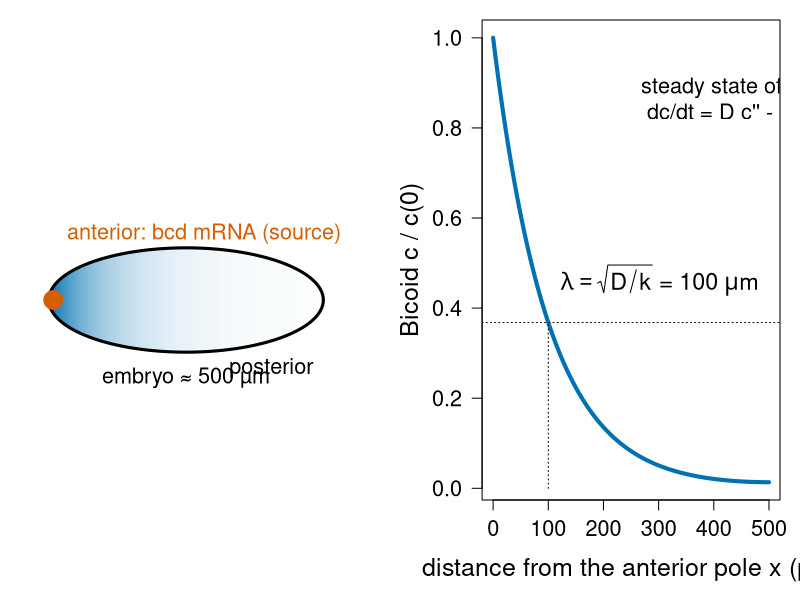
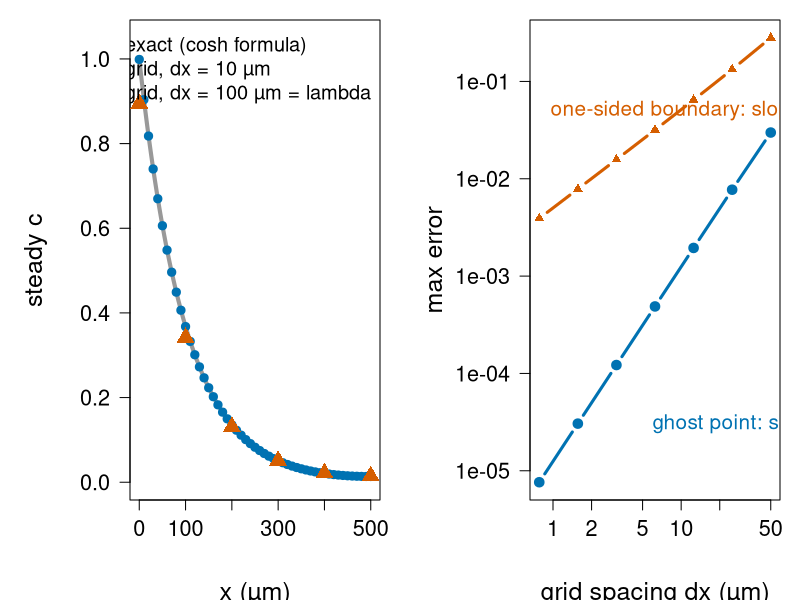
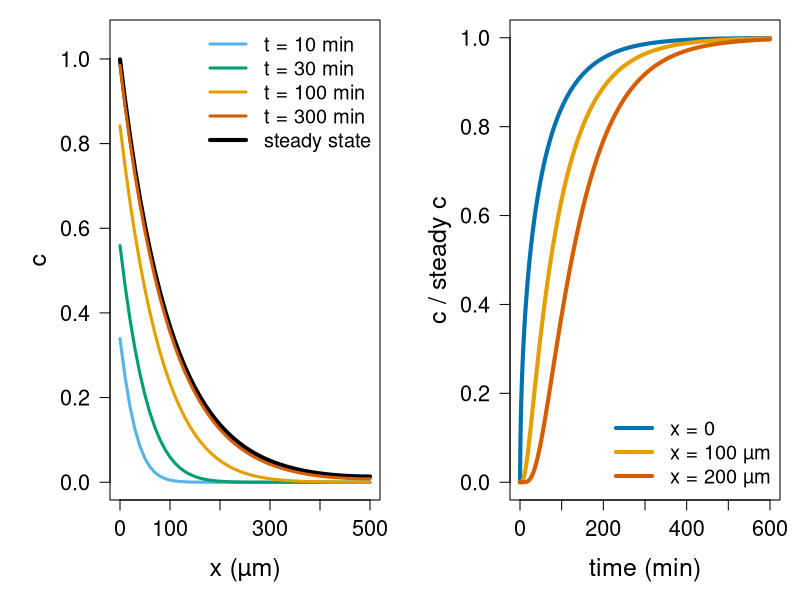
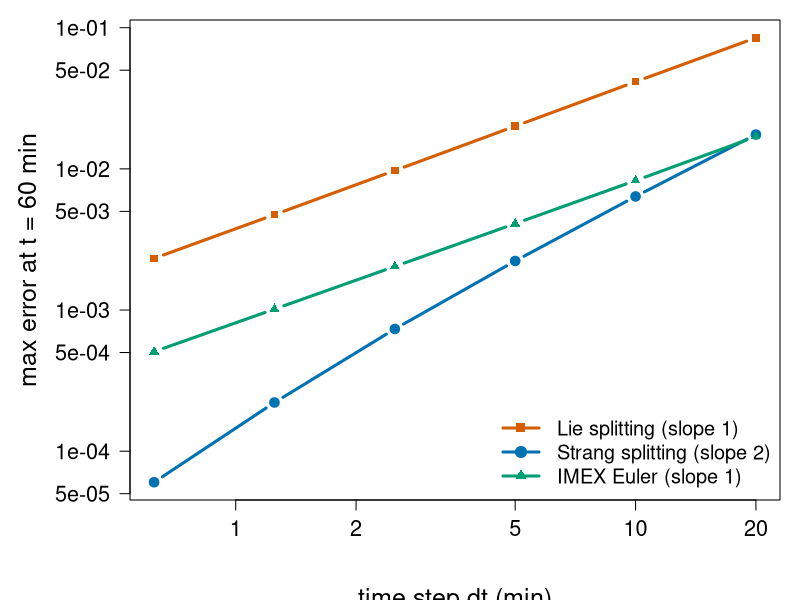
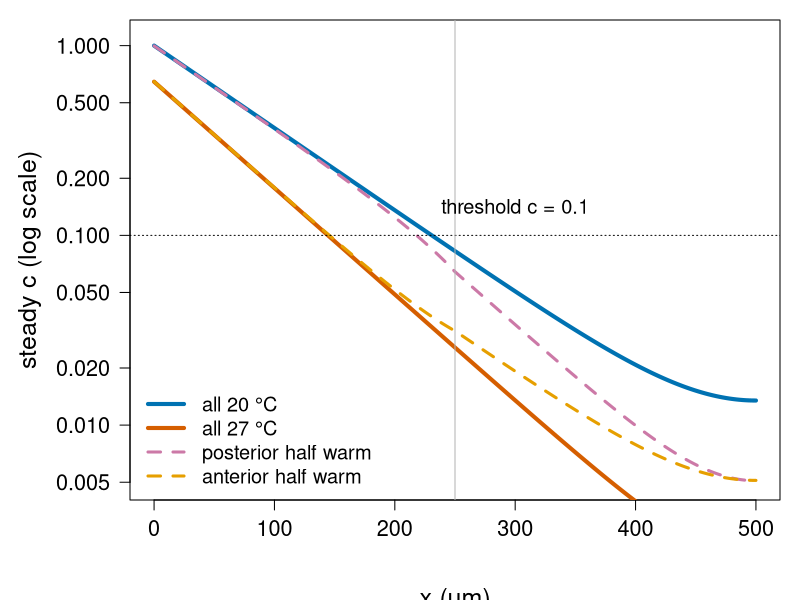
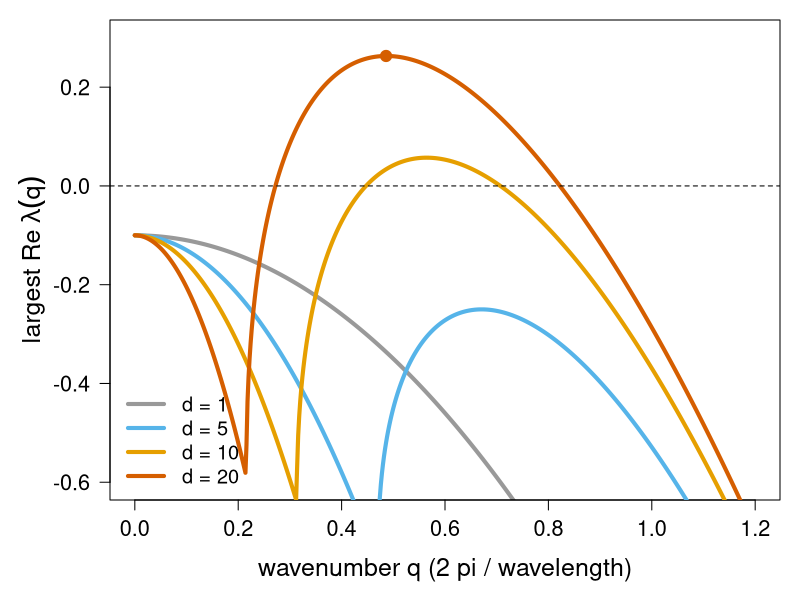
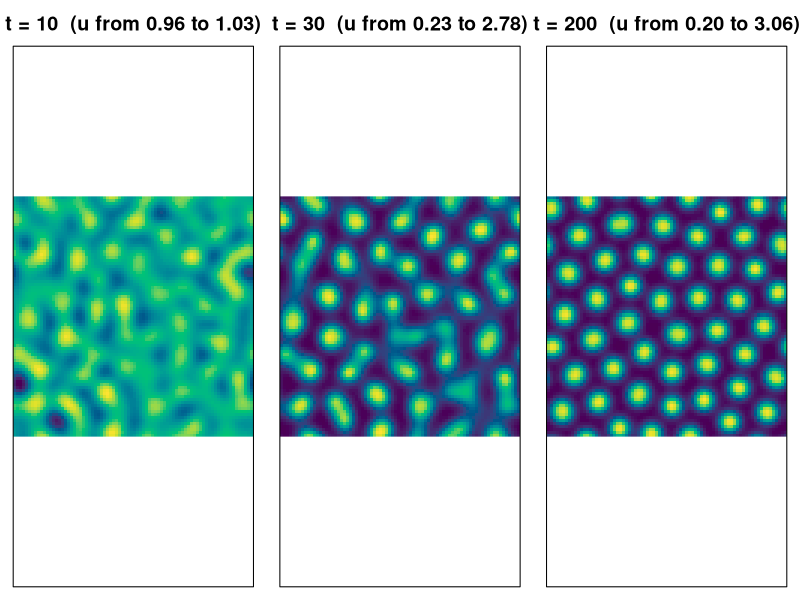
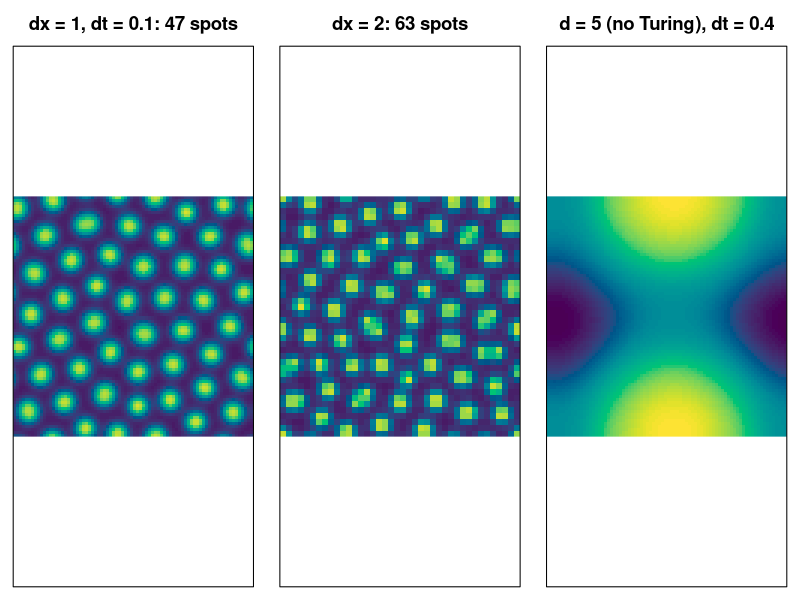

These figures' R source, in order:
# Figures for the reaction-diffusion/ unit ("Reaction-diffusion and pattern formation").
#
# Re-run by hand from this folder (it is NOT run by `quarto render`):
#   cd reaction-diffusion && Rscript make-reaction-diffusion-figs.R
#
# Base R graphics only (grDevices::svg) plus Matrix::expm for the exact
# sub-steps in fig04. Colours are Okabe-Ito (colour-blind safe). Takes about
# half a minute (the 2D runs). Makes:
#   fig01-bicoid.svg       embryo with an anterior source, and the exponential
#                          gradient with its decay length lambda
#   fig02-steady.svg       steady gradient on the grid vs the exact cosh formula,
#                          and error vs dx: ghost point (order 2) vs one-sided
#                          boundary (order 1)
#   fig03-formation.svg    the gradient forming (IMEX, dt = 1 min) and the
#                          time course at three positions
#   fig04-splitting.svg    error vs dt at t = 60 min: Lie, Strang, IMEX
#   fig05-tstep.svg        steady gradient with the temperature step (assumed
#                          rate changes) and where it crosses a threshold
#   fig06-dispersion.svg   largest growth rate vs wavenumber q (Schnakenberg)
#                          for several diffusion ratios d
#   fig07-turing.svg       the 2D pattern forming (u at t = 10, 30, 200)
#   fig08-artefacts.svg    converged pattern, coarse grid, and a "pattern"
#                          made by a too-large time step (d = 5: no Turing)
#
# All numbers are computed here with the same functions as on the slides.

oi <- c(orange = "#E69F00", sky = "#56B4E9", green = "#009E73",
        yellow = "#F0E442", blue = "#0072B2", red = "#D55E00",
        purple = "#CC79A7", grey = "#999999")

## ---- 1D synthesis-diffusion-degradation (units: µm, min) ----------------------

thomas <- function(a, b, c, d) {
  n <- length(d)
  for (i in 2:n) {
    w <- a[i] / b[i - 1]
    b[i] <- b[i] - w * c[i - 1]
    d[i] <- d[i] - w * d[i - 1]
  }
  x <- numeric(n)
  x[n] <- d[n] / b[n]
  for (i in (n - 1):1) x[i] <- (d[i] - c[i] * x[i + 1]) / b[i]
  x
}

D <- 100; k <- 0.01; L <- 500          # µm^2/min, 1/min, µm
lam <- sqrt(D / k); j <- D / lam        # lambda = 100 µm; c(0) close to 1
exact <- function(x) j * lam / D * cosh((L - x) / lam) / sinh(L / lam)

# nodes x_0..x_N, ghost points at both ends; returns the positive operator
# -D d2/dx2 as three diagonals and the boundary source vector
grid1d <- function(N) {
  dx <- L / N; r <- D / dx^2
  list(N = N, dx = dx, x = (0:N) * dx,
       lo = c(0, rep(-r, N - 1), -2 * r), di = rep(2 * r, N + 1),
       up = c(-2 * r, rep(-r, N - 1), 0), b = c(2 * j / dx, rep(0, N)))
}
steady <- function(N, kx = k, onesided = FALSE) {
  g <- grid1d(N); kx <- rep(kx, length.out = N + 1)
  di <- g$di + kx; up <- g$up; rhs <- g$b
  if (onesided) {                    # (c1 - c0)/dx = -j/D, first order
    di[1] <- 1; up[1] <- -1; rhs[1] <- j * g$dx / D
  }
  list(x = g$x, c = thomas(g$lo, di, up, rhs))
}
imex <- function(c, g, dt, nsteps, f) {
  for (n in seq_len(nsteps))
    c <- thomas(dt * g$lo, 1 + dt * g$di, dt * g$up, c + dt * (f(c) + g$b))
  c
}

## ---- fig01: Bicoid set-up --------------------------------------------------------

svg("fig01-bicoid.svg", width = 12, height = 5)
layout(matrix(1:2, 1), widths = c(1, 1.15))
par(mar = c(1, 1, 1, 1))
plot(NA, xlim = c(-30, 530), ylim = c(-150, 150), asp = 1, axes = FALSE, xlab = "", ylab = "")
th <- seq(0, 2 * pi, length.out = 300)
xs <- seq(0, 500, by = 2)
cols <- colorRampPalette(c("white", oi["blue"]))(101)
for (xx in xs) {
  hgt <- 95 * sqrt(pmax(0, 1 - ((xx - 250) / 250)^2))
  segments(xx, -hgt, xx, hgt, col = cols[1 + round(100 * exact(xx))], lwd = 2.2)
}
lines(250 + 250 * cos(th), 95 * sin(th), lwd = 3)
points(8, 0, pch = 19, cex = 2.5, col = oi["red"])
text(15, 120, "anterior: bcd mRNA (source)", pos = 4, cex = 1.3, col = oi["red"])
text(500, -125, "posterior", pos = 2, cex = 1.3)
text(250, -142, "embryo ≈ 500 µm", cex = 1.3)
par(mar = c(5, 5.5, 1, 1), cex.lab = 1.5, cex.axis = 1.3)
xx <- seq(0, 500, by = 2)
plot(xx, exact(xx), type = "l", lwd = 4, col = oi["blue"], las = 1,
     xlab = "distance from the anterior pole x (µm)", ylab = "Bicoid c / c(0)")
abline(h = exp(-1), lty = 3); segments(lam, 0, lam, exp(-1), lty = 3)
text(lam + 5, 0.45, expression(lambda == sqrt(D / k) ~ "=" ~ 100 ~ mu * m), pos = 4, cex = 1.4)
text(250, 0.85, "steady state of\n dc/dt = D c'' - k c", cex = 1.3, pos = 4)
dev.off()

## ---- fig02: steady state on the grid, and its order -------------------------------

s50 <- steady(50); s5 <- steady(5)
cat("steady N=50 max err", max(abs(s50$c - exact(s50$x))), "\n")
Ns <- c(10, 20, 40, 80, 160, 320, 640)
eg <- sapply(Ns, function(N) { s <- steady(N); max(abs(s$c - exact(s$x))) })
eo <- sapply(Ns, function(N) { s <- steady(N, onesided = TRUE); max(abs(s$c - exact(s$x))) })
print(rbind(dx = L / Ns, ghost = signif(eg, 3), onesided = signif(eo, 3)))
svg("fig02-steady.svg", width = 12, height = 5)
par(mfrow = c(1, 2), mar = c(5, 6.5, 1, 1), mgp = c(4.2, 1, 0), cex.lab = 1.5, cex.axis = 1.3)
plot(xx, exact(xx), type = "l", lwd = 4, col = "grey60", las = 1, ylim = c(0, 1.05),
     xlab = "x (µm)", ylab = "steady c")
points(s50$x, s50$c, pch = 19, col = oi["blue"], cex = 1.1)
points(s5$x, s5$c, pch = 17, col = oi["red"], cex = 1.8)
legend("topright", c("exact (cosh formula)", "grid, dx = 10 µm", "grid, dx = 100 µm = lambda"),
       lwd = c(4, NA, NA), pch = c(NA, 19, 17), col = c("grey60", oi["blue"], oi["red"]),
       cex = 1.2, bty = "n")
plot(L / Ns, eg, log = "xy", type = "b", pch = 19, lwd = 3, col = oi["blue"], las = 1,
     ylim = range(c(eg, eo)), xlab = "grid spacing dx (µm)", ylab = "max error")
lines(L / Ns, eo, type = "b", pch = 17, lwd = 3, col = oi["red"])
text(5, 3e-5, "ghost point: slope 2", pos = 4, cex = 1.25, col = oi["blue"])
text(0.8, 5e-2, "one-sided boundary: slope 1", pos = 4, cex = 1.25, col = oi["red"])
dev.off()

## ---- fig03: formation -------------------------------------------------------------

g <- grid1d(50)
fk <- function(c) -k * c
tt <- 0:600; ix <- c(1, 11, 21)
cs <- steady(50)$c
traj <- matrix(NA, length(tt), 3); c <- rep(0, 51); traj[1, ] <- 0
prof <- list()
for (s in 2:length(tt)) {
  c <- imex(c, g, 1, 1, fk); traj[s, ] <- c[ix] / cs[ix]
  if (tt[s] %in% c(10, 30, 100, 300)) prof[[as.character(tt[s])]] <- c
}
tau_num <- colSums(1 - traj) * 1                  # rectangle rule, dt = 1 min
cat("accumulation times (num, BE dt=1):", round(tau_num, 1), " formula:", (1 + c(0, 100, 200) / lam) / (2 * k), "\n")
svg("fig03-formation.svg", width = 12, height = 5)
par(mfrow = c(1, 2), mar = c(5, 5.5, 1, 1), cex.lab = 1.5, cex.axis = 1.3)
plot(g$x, cs, type = "l", lwd = 4, col = "black", las = 1, ylim = c(0, 1.05),
     xlab = "x (µm)", ylab = "c")
pc <- oi[c("sky", "green", "orange", "red")]
for (i in 1:4) lines(g$x, prof[[i]], lwd = 3, col = pc[i])
legend("topright", c(paste("t =", names(prof), "min"), "steady state"), lwd = c(3, 3, 3, 3, 4),
       col = c(pc, "black"), cex = 1.2, bty = "n")
plot(tt, traj[, 1], type = "l", lwd = 4, col = oi["blue"], ylim = c(0, 1), las = 1,
     xlab = "time (min)", ylab = "c / steady c")
lines(tt, traj[, 2], lwd = 4, col = oi["orange"]); lines(tt, traj[, 3], lwd = 4, col = oi["red"])
legend("bottomright", c("x = 0", "x = 100 µm", "x = 200 µm"), lwd = 4,
       col = oi[c("blue", "orange", "red")], cex = 1.2, bty = "n")
dev.off()

## ---- fig04: splitting error -----------------------------------------------------------
## A = diffusion matrix with ghost points (incl. the boundary flux, as an affine
## flow done exactly with expm of an augmented matrix); reaction -k(x) c done
## exactly. Reference: expm of the full linear system.

library(Matrix)
x <- g$x; m <- 51
A <- matrix(0, m, m); A[cbind(1:m, 1:m)] <- -g$di
A[cbind(2:m, 1:(m - 1))] <- -g$lo[-1]; A[cbind(1:(m - 1), 2:m)] <- -g$up[-m]
kx <- ifelse(x < L / 2, 0.01, 0.02)
M <- A - diag(kx); csx <- -solve(M, g$b)
tend <- 60
cref <- csx + as.vector(as.matrix(expm(Matrix(M * tend))) %*% (0 - csx))
Aug <- rbind(cbind(A, g$b), 0)
hs <- c(20, 10, 5, 2.5, 1.25, 0.625)
errs <- t(sapply(hs, function(h) {
  E <- as.matrix(expm(Matrix(Aug * h))); dif <- function(c) as.vector(E %*% c(c, 1))[1:m]
  c1 <- c2 <- c3 <- rep(0, m)
  for (s in seq_len(tend / h)) {
    c1 <- exp(-kx * h) * dif(c1)                         # Lie
    c2 <- exp(-kx * h / 2) * dif(exp(-kx * h / 2) * c2)  # Strang
    c3 <- imex(c3, g, h, 1, function(c) -kx * c)         # IMEX
  }
  c(max(abs(c1 - cref)), max(abs(c2 - cref)), max(abs(c3 - cref)))
}))
print(cbind(dt = hs, signif(errs, 3)))
svg("fig04-splitting.svg", width = 8, height = 5.5)
par(mar = c(5, 6.5, 1, 1), mgp = c(4.5, 1, 0), cex.lab = 1.5, cex.axis = 1.3)
matplot(hs, errs, log = "xy", type = "b", pch = c(15, 19, 17), lty = 1, lwd = 3,
        col = oi[c("red", "blue", "green")], las = 1,
        xlab = "time step dt (min)", ylab = "max error at t = 60 min")
legend("bottomright", c("Lie splitting (slope 1)", "Strang splitting (slope 2)", "IMEX Euler (slope 1)"),
       pch = c(15, 19, 17), lwd = 3, col = oi[c("red", "blue", "green")], cex = 1.2, bty = "n")
dev.off()

## ---- fig05: temperature step ----------------------------------------------------------
## Assumed: in the warm (27 °C) half, k is 2x and D is 1.2x their 20 °C values.

Dloc <- function(N, Dx, kx) {           # variable D: flux form, ghost points
  dx <- L / N; xn <- (0:N) * dx; Dm <- Dx((xn[-1] + xn[-(N + 1)]) / 2)   # D at midpoints
  lo <- c(0, -Dm[-N] / dx^2, -2 * Dm[N] / dx^2)
  up <- c(-2 * Dm[1] / dx^2, -Dm[-1] / dx^2, 0)
  di <- c(2 * Dm[1], Dm[-N] + Dm[-1], 2 * Dm[N]) / dx^2 + kx(xn)
  rhs <- c(2 * j / dx, rep(0, N))
  list(x = xn, c = thomas(lo, di, up, rhs))
}
N5 <- 500
cold <- function(x) rep(1, length(x)); warm <- function(x) rep(1, length(x))
s_cold <- Dloc(N5, function(x) D + 0 * x, function(x) k + 0 * x)
s_warm <- Dloc(N5, function(x) 1.2 * D + 0 * x, function(x) 2 * k + 0 * x)
s_pw <- Dloc(N5, function(x) ifelse(x < L / 2, D, 1.2 * D), function(x) ifelse(x < L / 2, k, 2 * k))
s_aw <- Dloc(N5, function(x) ifelse(x < L / 2, 1.2 * D, D), function(x) ifelse(x < L / 2, 2 * k, k))
xT <- function(s, thr = 0.1) approx(s$c, s$x, thr)$y
cat("threshold 0.1 at: cold", xT(s_cold), "warm", xT(s_warm), "post warm", xT(s_pw), "ant warm", xT(s_aw), "\n")
svg("fig05-tstep.svg", width = 10, height = 5.2)
par(mar = c(5, 6.5, 1, 1), mgp = c(4.5, 1, 0), cex.lab = 1.5, cex.axis = 1.3)
plot(s_cold$x, s_cold$c, type = "l", lwd = 4, col = oi["blue"], log = "y", ylim = c(0.005, 1.1),
     las = 1, xlab = "x (µm)", ylab = "steady c (log scale)")
lines(s_warm$x, s_warm$c, lwd = 4, col = oi["red"])
lines(s_pw$x, s_pw$c, lwd = 3, lty = 2, col = oi["purple"])
lines(s_aw$x, s_aw$c, lwd = 3, lty = 2, col = oi["orange"])
abline(h = 0.1, lty = 3); abline(v = L / 2, col = "grey70")
legend("bottomleft", c("all 20 °C", "all 27 °C", "posterior half warm", "anterior half warm"),
       lwd = c(4, 4, 3, 3), lty = c(1, 1, 2, 2), col = oi[c("blue", "red", "purple", "orange")],
       cex = 1.2, bty = "n")
text(300, 0.115, "threshold c = 0.1", pos = 3, cex = 1.2)
dev.off()

## ---- Schnakenberg: dispersion relation -------------------------------------------

a <- 0.1; b <- 0.9; us <- a + b; vs <- b / us^2
J <- matrix(c(-1 + 2 * us * vs, -2 * us * vs, us^2, -us^2), 2)
growth <- function(q, d) sapply(q, function(qq) max(Re(eigen(J - qq^2 * diag(c(1, d)))$values)))
q <- seq(0, 1.2, by = 0.002)
svg("fig06-dispersion.svg", width = 9, height = 5.2)
par(mar = c(5, 5.5, 1, 1), cex.lab = 1.5, cex.axis = 1.3)
ds <- c(1, 5, 10, 20); dc <- oi[c("grey", "sky", "orange", "red")]
plot(q, growth(q, 1), type = "l", lwd = 4, col = dc[1], ylim = c(-0.6, 0.3), las = 1,
     xlab = "wavenumber q (2 pi / wavelength)", ylab = expression("largest Re " * lambda(q)))
for (i in 2:4) lines(q, growth(q, ds[i]), lwd = 4, col = dc[i])
abline(h = 0, lty = 2)
g20 <- growth(q, 20); qm <- q[which.max(g20)]
cat("d = 20: fastest q", qm, "wavelength", 2 * pi / qm, "rate", max(g20), "band", range(q[g20 > 0]), "\n")
points(qm, max(g20), pch = 19, cex = 1.5, col = oi["red"])
legend("bottomleft", paste("d =", ds), lwd = 4, col = dc, cex = 1.2, bty = "n")
dev.off()

## ---- 2D Turing simulation (IMEX, FFT for the implicit 5-point diffusion) -----------

lcg <- function(n, seed = 1) {
  z <- numeric(n); s <- seed
  for (i in seq_len(n)) { s <- (16807 * s) %% 2147483647; z[i] <- s / 2147483647 }
  z
}
schnak <- function(N, dt, tend, d = 20, Lbox = 80) {
  dx <- Lbox / N; s <- 4 / dx^2 * sin(pi * (0:(N - 1)) / N)^2
  kap <- outer(s, s, "+")
  z <- lcg(2 * N^2) - 0.5
  u <- matrix(1 + 0.02 * z[1:N^2], N); v <- matrix(0.9 + 0.02 * z[-(1:N^2)], N)
  sd <- function(w, Dw) Re(fft(fft(w) / (1 + dt * Dw * kap), inverse = TRUE)) / N^2
  for (n in seq_len(round(tend / dt))) {
    f <- a - u + u^2 * v; g <- b - u^2 * v
    u <- sd(u + dt * f, 1); v <- sd(v + dt * g, d)
  }
  u
}
spots <- function(u) {
  N <- nrow(u); ismax <- u > mean(u)
  for (i in -1:1) for (jj in -1:1) if (i != 0 || jj != 0)
    ismax <- ismax & u > u[(0:(N - 1) + i) %% N + 1, (0:(N - 1) + jj) %% N + 1]
  sum(ismax)
}
pal <- hcl.colors(64, "viridis")
img <- function(u, main, zl = c(0, 3.3)) {
  N <- nrow(u); xx <- (1:N - 0.5) * 80 / N
  image(xx, xx, pmin(pmax(u, zl[1]), zl[2]), col = pal, zlim = zl, asp = 1, axes = FALSE, useRaster = TRUE,
        xlab = "", ylab = "", main = main)
  box()
}
svg("fig07-turing.svg", width = 12, height = 4.4)
par(mfrow = c(1, 3), mar = c(1, 1, 3.5, 1), cex.main = 1.8)
for (te in c(10, 30, 200)) {
  u <- schnak(80, 0.1, te)
  img(u, sprintf("t = %d  (u from %.2f to %.2f)", te, min(u), max(u)), zl = range(u))
}
dev.off()

u_ref <- schnak(80, 0.1, 200); u_co <- schnak(40, 0.1, 200); u_fi <- schnak(160, 0.1, 200)
u_d5 <- schnak(80, 0.4, 150, d = 5); u_d5ok <- schnak(80, 0.1, 150, d = 5)
cat("spots: dx=1", spots(u_ref), " dx=2", spots(u_co), " dx=0.5", spots(u_fi), "\n")
cat("d=5 dt=0.4 range", range(u_d5), "  d=5 dt=0.1 range", range(u_d5ok), "\n")
svg("fig08-artefacts.svg", width = 12, height = 4.4)
par(mfrow = c(1, 3), mar = c(1, 1, 3.5, 1), cex.main = 1.7)
img(u_ref, sprintf("dx = 1, dt = 0.1: %d spots", spots(u_ref)))
img(u_co, sprintf("dx = 2: %d spots", spots(u_co)))
img(u_d5, "d = 5 (no Turing), dt = 0.4", zl = range(u_d5))
dev.off()
